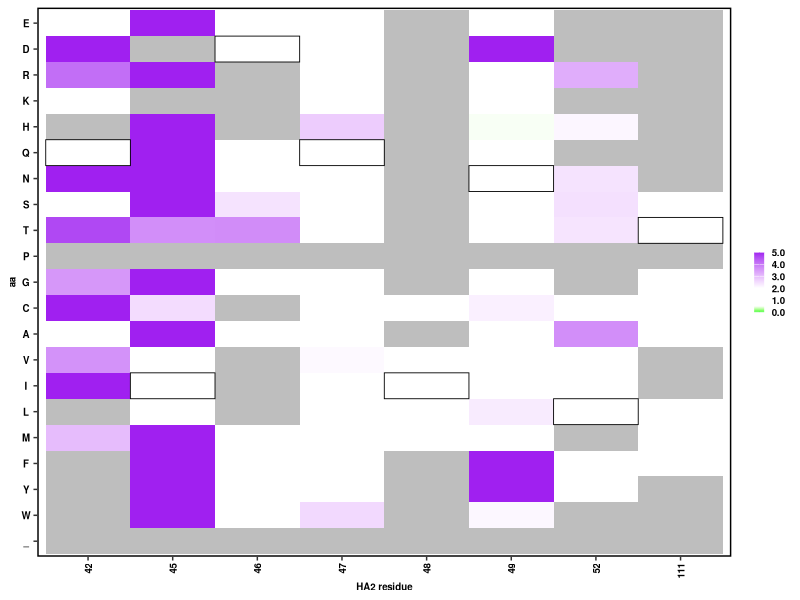
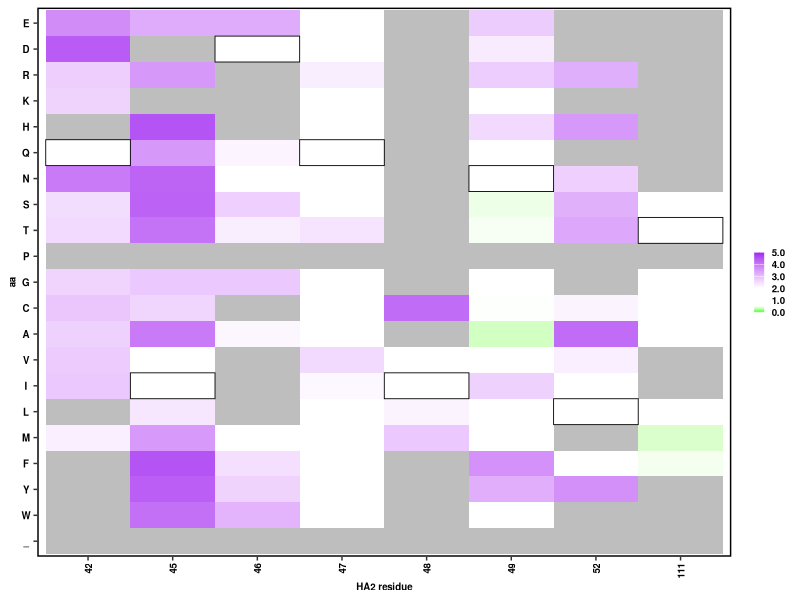
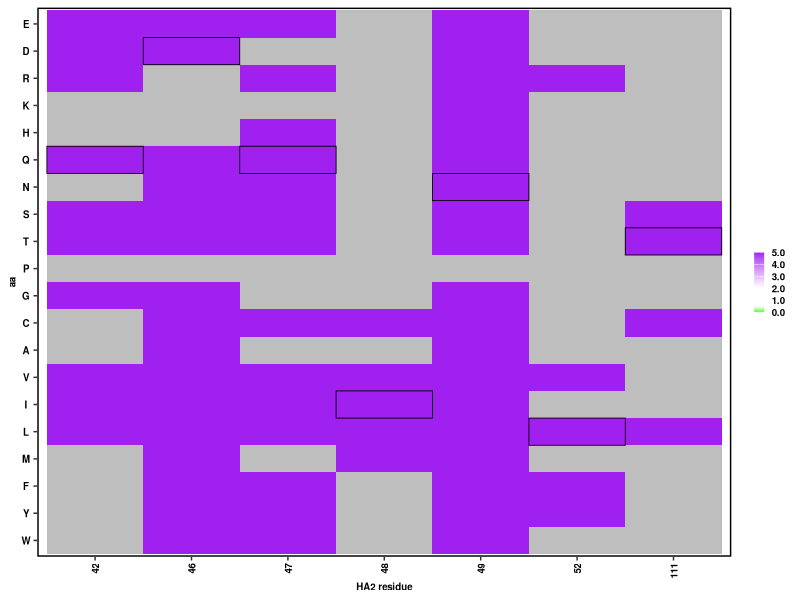
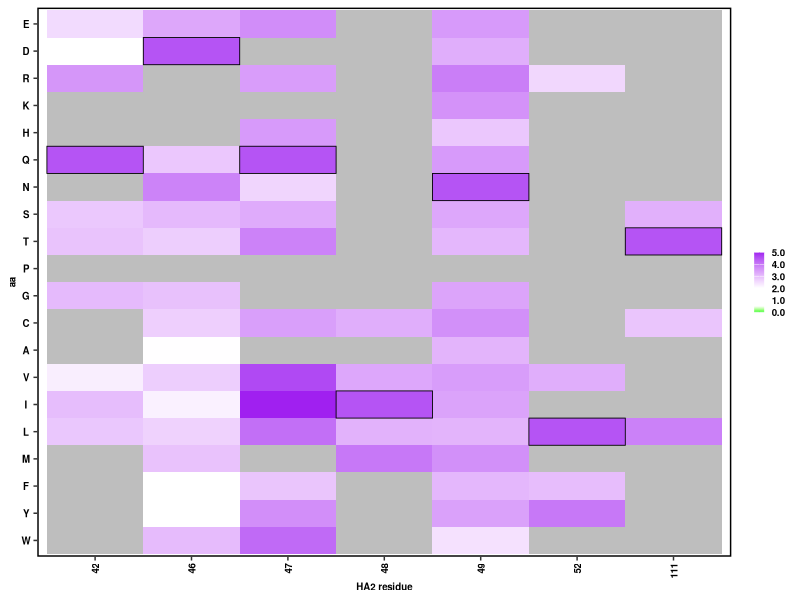
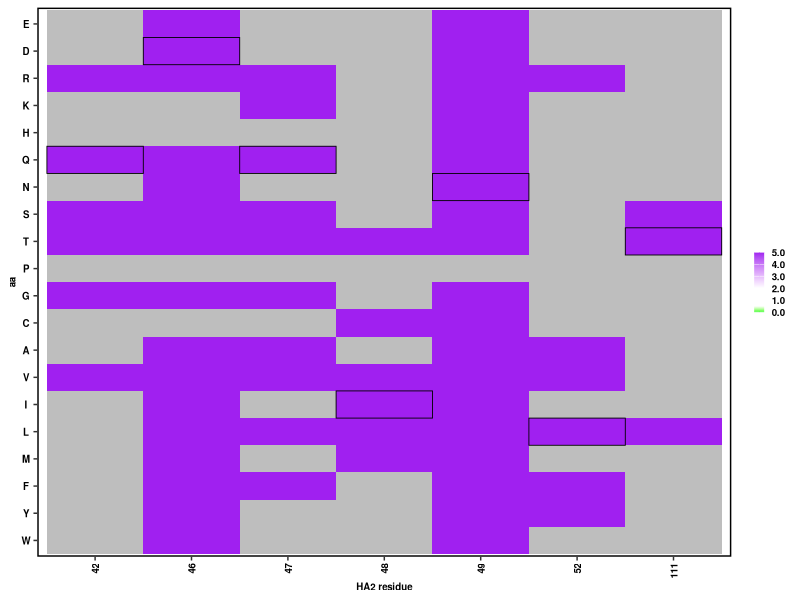
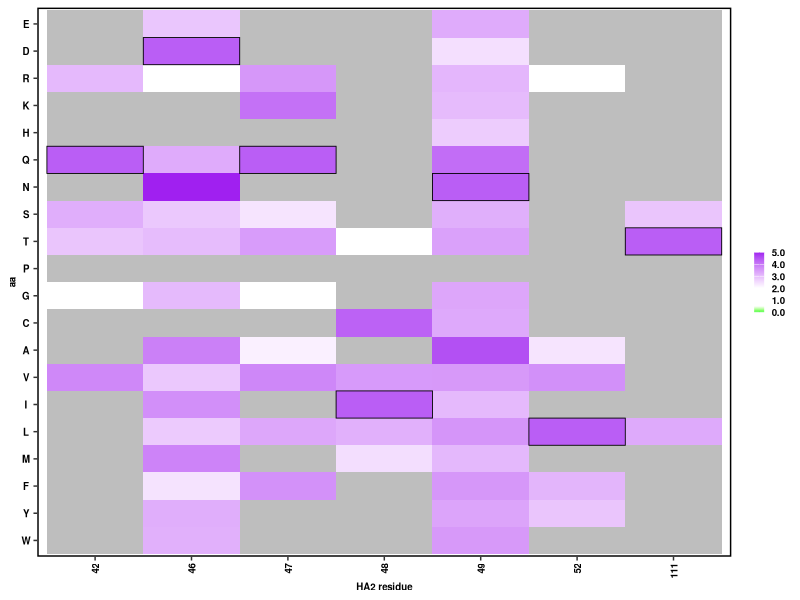
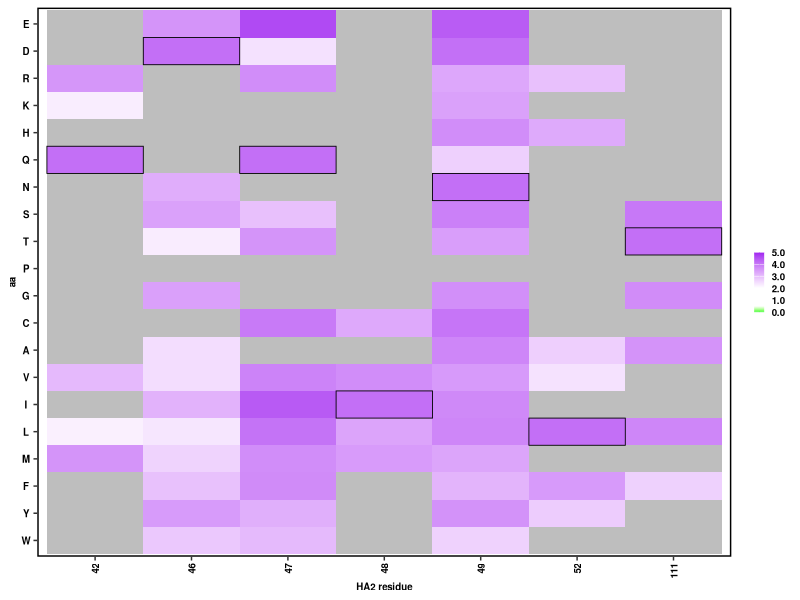
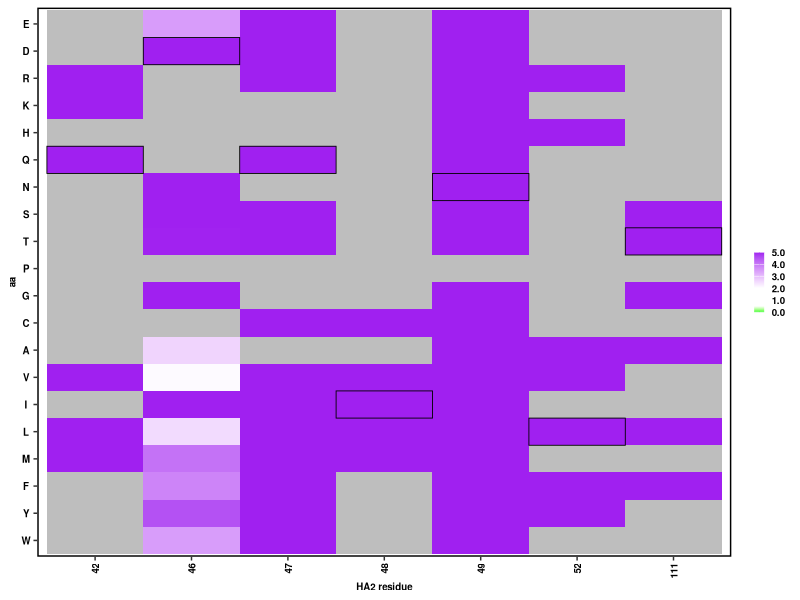

The R source for these figures, in order:
#R code
library(ggplot2)
library(scales)
library(RColorBrewer)
library(readr)
library(tidyr)
library(reshape)
library(stringr)
library(dplyr)
library(ggrepel)
library(gridExtra)
require(cowplot)

capping <- function(v){
  if (v > 5){return (5)}
  else{return (v)}
  }

extract_SEscape <- function(DEspTable, mut_bg, aa_levels, pos_levels, SEspTable){
  pos_bg <- str_sub(mut_bg,2,-2)
  new_pos_levels <- c()
  for (pos in pos_levels){
    if (pos!=pos_bg){
      new_pos_levels <- c(new_pos_levels, pos)
      }
    }
  A0 <- filter(SEspTable, mut==mut_bg)$fit_no_antibody
  A5 <- filter(SEspTable, mut==mut_bg)$resist_10ug_CR9114
  F5 <- filter(SEspTable, mut==mut_bg)$resist_2500ng_FI6v3
  A0_list   <- rep(A0,8)
  A5_list   <- rep(A5,8)
  F5_list   <- rep(F5,8)
  mut_list  <- c('Q42Q','I45I','D46D','Q47Q','I48I','N49N','L52L','T111T')
  WT_table  <- data.frame(cbind(mut_list,A0_list,A5_list,F5_list)) %>%
                 rename(mut=mut_list) %>%
                 rename(fit_no_antibody=A0_list) %>%
                 rename(resist_10ug_CR9114=A5_list) %>%
                 rename(resist_2500ng_FI6v3=F5_list) %>%
                 filter(str_sub(mut,2,-2)!=str_sub(mut_bg,2,-2))
  resi_SEspTable_1 <- DEspTable %>% 
                      filter(mut1==mut_bg) %>% 
                      rename(mut=mut2) %>%
                      select(-mut1)
  resi_SEspTable_2 <- DEspTable %>%
                      filter(mut2==mut_bg) %>%
                      rename(mut=mut1) %>%
                      select(-mut2)
  resi_SEspTable   <- rbind(resi_SEspTable_1, resi_SEspTable_2, WT_table) %>%
                      mutate(resi=str_sub(mut,2,-2)) %>% 
                      mutate(aa=str_sub(mut,-1)) %>%
                      mutate(resi=factor(as.character(resi),levels=new_pos_levels)) %>%
                      mutate(aa=factor(as.character(aa),levels=aa_levels)) %>%
                      mutate(fit_no_antibody=mapply(as.numeric,fit_no_antibody)) %>%
                      mutate(resist_10ug_CR9114=mapply(as.numeric,resist_10ug_CR9114)) %>%
                      mutate(resist_2500ng_FI6v3=mapply(as.numeric,resist_2500ng_FI6v3))
  return (resi_SEspTable)
  }

plot_fit_heatmap <- function(EspTable,pos_bg, WTresibox,graphname){
  textsize    <- 7
  WTresibox   <- WTresibox %>%
                   filter(str_sub(resi,2,-1)!=pos_bg) %>%
                   mutate(x=seq(1,length(.$x)))
  if (pos_bg != ''){
    WTresibox <- WTresibox %>%
                   mutate(y=y-1)
    }
  p <-  ggplot() + 
	  geom_tile(data=EspTable, aes(x=resi,y=aa,fill=mapply(capping,X))) +
	  scale_fill_gradientn(colours=c("green", "white", "white", "white", "purple"),
                limits= c(0,5),
		values=rescale(c(0, 0.5, 1, 2, 5)),
		guide="colorbar",
                breaks=c(0,1,2,3,4,5),
                labels=c('0.0','1.0','2.0','3.0','4.0','5.0'),
		na.value="grey") +
	  theme_classic() +
          theme(axis.text=element_text(size=textsize,face="bold",colour = 'black'),
                axis.text.x=element_text(angle=90,hjust=1,vjust=0.5,colour = 'black'),
                axis.text.y=element_text(hjust=0.5,vjust=0.5,colour = 'black'),
                axis.title=element_text(size=textsize,face="bold"),
                axis.line = element_line(colour = 'black', size = 0),
                legend.title=element_blank(),
	        panel.border = element_rect(colour = "black", fill=NA, size=1)) +
          guides(fill = guide_colorbar(ticks = FALSE, barwidth=0.5, barheight=3,
                                       label.theme = element_text(colour="black",size=textsize,angle=0,face='bold'))) +
          geom_rect(data=WTresibox, size=0.3, fill=NA, colour="black",
                    aes(xmin=x-0.5, xmax=x+0.5, ymin=y-0.5, ymax=y+0.5)) +
          xlab(bquote(bold('HA2 residue')))
  ggsave(graphname,p,width=1.9,height=2.2,dpi=600)
  }

aa_levels  <- rev(c('E','D','R','K','H','Q','N','S','T','P','G','C','A','V','I','L','M','F','Y','W','_'))
pos_levels <- c('42','45','46','47','48','49','52','111')
WTresibox  <- read_tsv('doc/HK68_WTheatmap.tsv')
SEspTable  <- read_tsv('result/Resist_S.tsv') %>%
              mutate(resi=factor(as.character(resi),levels=pos_levels)) %>%
              mutate(aa=factor(as.character(aa),levels=aa_levels))
EspF5_table <- SEspTable %>%
                 mutate(X=resist_2500ng_FI6v3)
EspA5_table <- SEspTable %>%
                 mutate(X=resist_10ug_CR9114)
DEspTable  <- read_tsv('result/Heatmap_D.tsv')
EspTable_I45F <- extract_SEscape(DEspTable, 'I45F', aa_levels, pos_levels, SEspTable)
EspA5_I45F    <- EspTable_I45F %>% mutate(X=resist_10ug_CR9114)                   
EspF5_I45F    <- EspTable_I45F %>% mutate(X=resist_2500ng_FI6v3)                   
EspTable_I45Y <- extract_SEscape(DEspTable, 'I45Y', aa_levels, pos_levels, SEspTable)
EspA5_I45Y    <- EspTable_I45Y %>% mutate(X=resist_10ug_CR9114)                   
EspF5_I45Y    <- EspTable_I45Y %>% mutate(X=resist_2500ng_FI6v3)                   
EspTable_I45W <- extract_SEscape(DEspTable, 'I45W', aa_levels, pos_levels, SEspTable)
EspA5_I45W    <- EspTable_I45W %>% mutate(X=resist_10ug_CR9114)                   
EspF5_I45W    <- EspTable_I45W %>% mutate(X=resist_2500ng_FI6v3)                   
plot_fit_heatmap(EspF5_table,'',WTresibox,'graph/heatmap_FI6v3esp_single.png')
plot_fit_heatmap(EspA5_table,'',WTresibox,'graph/heatmap_CR9114esp_single.png')
plot_fit_heatmap(EspF5_I45F,'45',WTresibox,'graph/heatmap_FI6v3esp_single_onI45F.png')
plot_fit_heatmap(EspA5_I45F,'45',WTresibox,'graph/heatmap_CR9114esp_single_onI45F.png')
plot_fit_heatmap(EspF5_I45Y,'45',WTresibox,'graph/heatmap_FI6v3esp_single_onI45Y.png')
plot_fit_heatmap(EspA5_I45Y,'45',WTresibox,'graph/heatmap_CR9114esp_single_onI45Y.png')
plot_fit_heatmap(EspA5_I45W,'45',WTresibox,'graph/heatmap_CR9114esp_single_onI45W.png')
plot_fit_heatmap(EspF5_I45W,'45',WTresibox,'graph/heatmap_FI6v3esp_single_onI45W.png')
